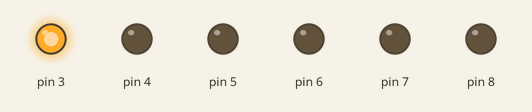
This sketch was run on a simulated Arduino Uno, built with avr-gcc and run on an emulated ATmega328P. Parts: output pins drawn as LEDs (lit = HIGH).

Above: at 0.5 s.
At 4.5 s:
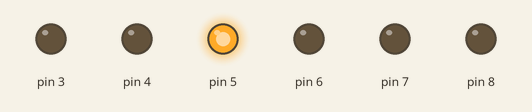
At 6.5 s:
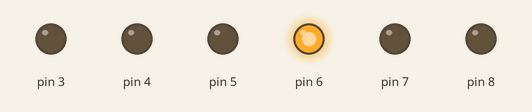
At 7.5 s:
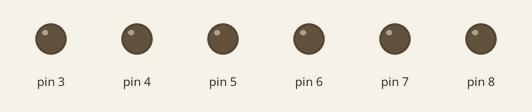
At 10.5 s:
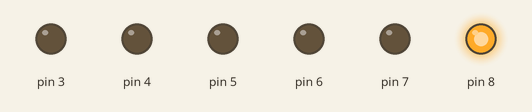
At 14.5 s:
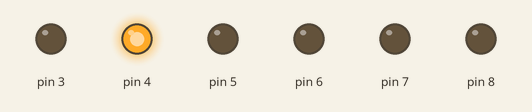
Timing chart, 0 to 15.6 s (numbered marks = the images above):
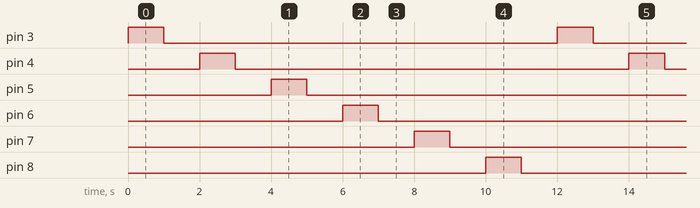

The sketch:

Sequential_LED_Blinker.ino
```cpp
int i;
void setup() {
  for (i = 3; i <= 8; i++) {
    pinMode(i, OUTPUT);
  }
}

void loop() {
  for (i = 3; i <= 8; i++) {
    digitalWrite(i, HIGH);
    delay(1000);
    digitalWrite(i, LOW);
    delay(1000);
  }
}
```

Measured:
- by itself, pin 3–8: alternates HIGH for 1.0 s and LOW for 11.0 s
- by itself, everything shown: repeats every 12.0 s, in 12 steps
